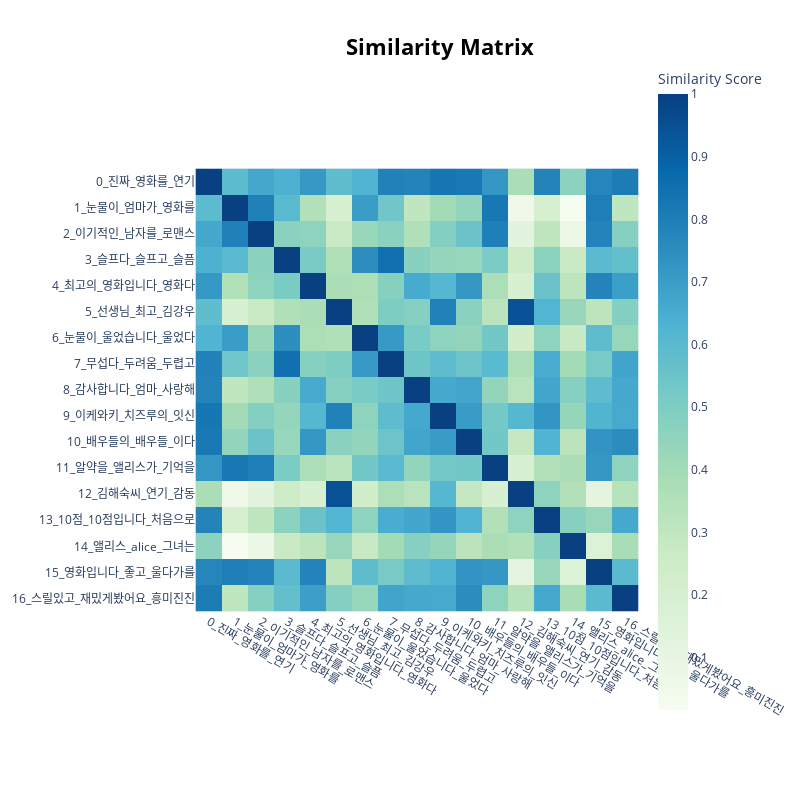

Notebook code for this chart:
### Code cell
# Topic간 유사도를 Cosine Similarity로 계산후 Heatmap으로 표현
model_BERT.visualize_heatmap()

### Figure 1 — Plotly figure (JSON) as saved in the notebook; plotly's stock layout.template omitted (floating-point values rounded to 4 significant figures; data arrays with more than 128 entries replaced by an {"elided": "..."} marker saying what was removed)
{"data": [{"coloraxis": "coloraxis", "hovertemplate": "x: %{x}<br>y: %{y}<br>Similarity Score: %{z}<extra></extra>", "name": "0", "type": "heatmap", "x": ["0_진짜_영화를_연기", "1_눈물이_엄마가_영화를", "2_이기적인_남자를_로맨스", "3_슬프다_슬프고_슬픔", "4_최고의_영화입니다_영화다", "5_선생님_최고_김강우", "6_눈물이_울었습니다_울었다", "7_무섭다_두려움_두렵고", "8_감사합니다_엄마_사랑해", "9_이케와키_치즈루의_잇신", "10_배우들의_배우들_이다", "11_알약을_앨리스가_기억을", "12_김해숙씨_연기_감동", "13_10점_10점입니다_처음으로", "14_앨리스_alice_그녀는", "15_영화입니다_좋고_울다가를", "16_스릴있고_재밌게봤어요_흥미진진"], "xaxis": "x", "y": ["0_진짜_영화를_연기", "1_눈물이_엄마가_영화를", "2_이기적인_남자를_로맨스", "3_슬프다_슬프고_슬픔", "4_최고의_영화입니다_영화다", "5_선생님_최고_김강우", "6_눈물이_울었습니다_울었다", "7_무섭다_두려움_두렵고", "8_감사합니다_엄마_사랑해", "9_이케와키_치즈루의_잇신", "10_배우들의_배우들_이다", "11_알약을_앨리스가_기억을", "12_김해숙씨_연기_감동", "13_10점_10점입니다_처음으로", "14_앨리스_alice_그녀는", "15_영화입니다_좋고_울다가를", "16_스릴있고_재밌게봤어요_흥미진진"], "yaxis": "y", "z": {"elided": "17x17 float values"}}], "layout": {"coloraxis": {"colorbar": {"title": {"text": "Similarity Score"}}, "colorscale": [[0, "rgb(247,252,240)"], [0.125, "rgb(224,243,219)"], [0.25, "rgb(204,235,197)"], [0.375, "rgb(168,221,181)"], [0.5, "rgb(123,204,196)"], [0.625, "rgb(78,179,211)"], [0.75, "rgb(43,140,190)"], [0.875, "rgb(8,104,172)"], [1, "rgb(8,64,129)"]]}, "height": 800, "hoverlabel": {"bgcolor": "white", "font": {"family": "Rockwell", "size": 16}}, "legend": {"title": {"text": "Trend"}}, "margin": {"t": 60}, "showlegend": true, "title": {"font": {"color": "Black", "size": 22}, "text": "<b>Similarity Matrix</b>", "x": 0.55, "xanchor": "center", "y": 0.95, "yanchor": "top"}, "width": 800, "xaxis": {"anchor": "y", "constrain": "domain", "domain": [0, 1], "scaleanchor": "y"}, "yaxis": {"anchor": "x", "autorange": "reversed", "constrain": "domain", "domain": [0, 1]}}}
